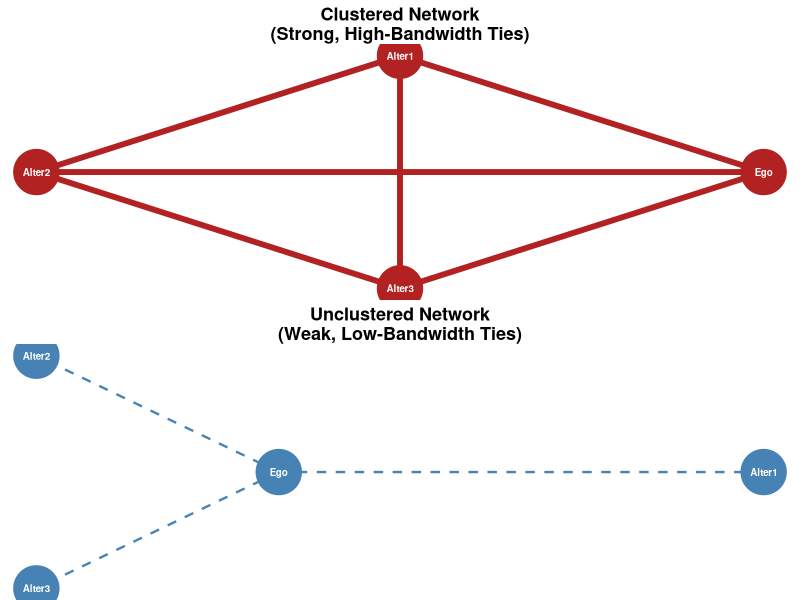
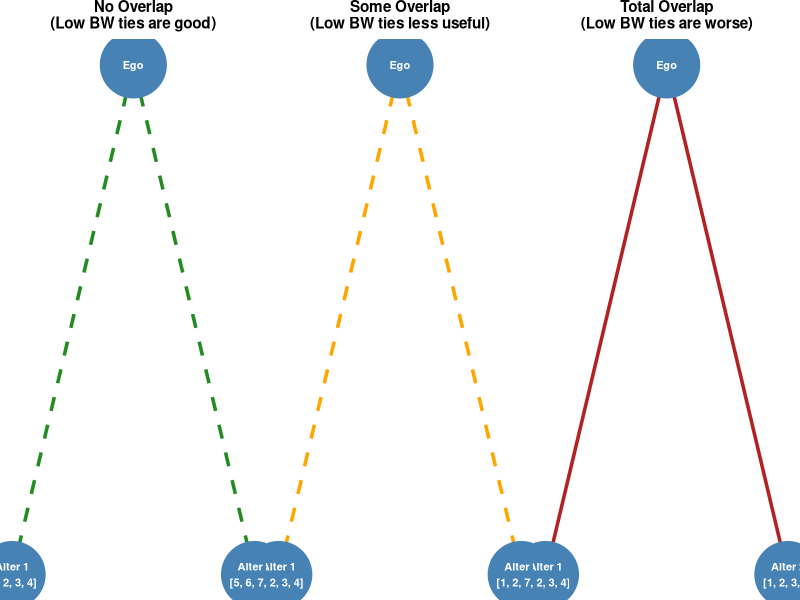
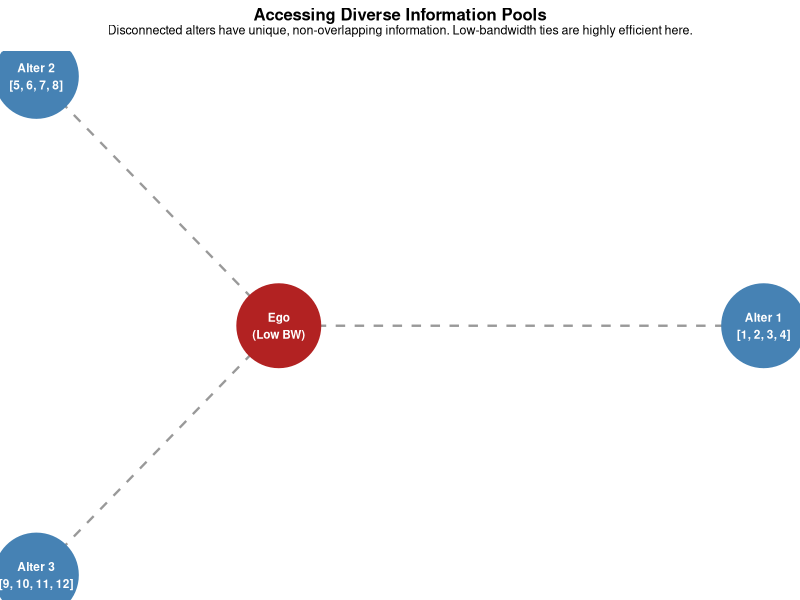
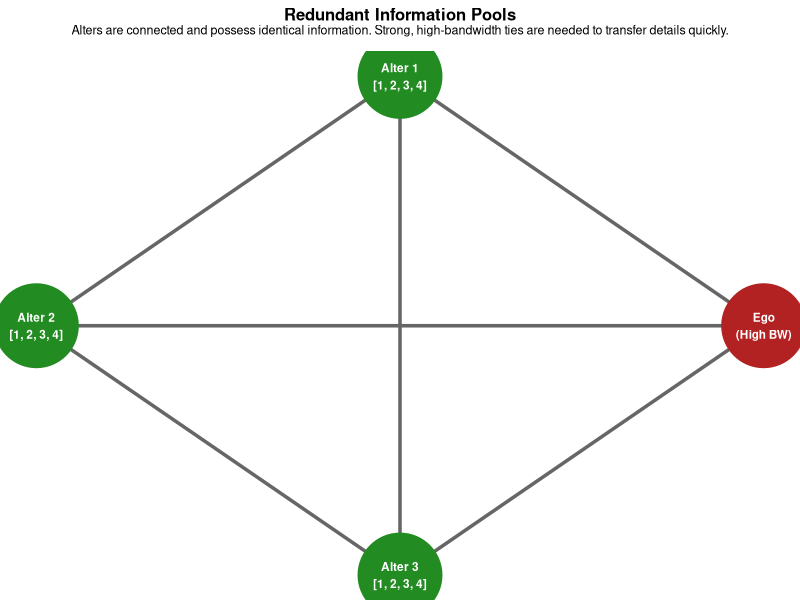

Write R code to recreate these figures, in order.
library(igraph)
library(ggraph)
library(ggplot2)
library(gridExtra)

# --- Plot 1: Clustered vs. Unclustered Networks ---
# Clustered
g_clust <- graph_from_literal(Ego-Alter1, Ego-Alter2, Ego-Alter3, Alter1-Alter2, Alter2-Alter3, Alter3-Alter1)
set.seed(42)
p_clust <- ggraph(g_clust, layout = 'circle') +
  geom_edge_link(color = "firebrick", width = 2) +
  geom_node_point(color = "firebrick", size = 15) +
  geom_node_text(aes(label = name), color = "white", fontface = "bold", size = 2.5) +
  labs(title = "Clustered Network\n(Strong, High-Bandwidth Ties)") +
  theme_void() +
  theme(plot.title = element_text(face = "bold", size = 13, hjust = 0.5))

# Unclustered
g_unclust <- graph_from_literal(Ego-Alter1, Ego-Alter2, Ego-Alter3)
p_unclust <- ggraph(g_unclust, layout = 'star') +
  geom_edge_link(color = "steelblue", width = 0.8, linetype = "dashed") +
  geom_node_point(color = "steelblue", size = 15) +
  geom_node_text(aes(label = name), color = "white", fontface = "bold", size = 2.5) +
  labs(title = "Unclustered Network\n(Weak, Low-Bandwidth Ties)") +
  theme_void() +
  theme(plot.title = element_text(face = "bold", size = 13, hjust = 0.5))

p1_combined <- grid.arrange(p_clust, p_unclust, nrow = 2)
ggsave("images/dbt-clustering-bandwidth.png", p1_combined, width = 4.5, height = 5.6, dpi = 300)
print("Saved images/dbt-clustering-bandwidth.png")


# --- Plot 2: Diverse Information Pools (Non-Overlapping) ---
g_div <- graph_from_literal(Ego-Alter1, Ego-Alter2, Ego-Alter3)
nodes_div <- data.frame(
  name = c("Ego", "Alter1", "Alter2", "Alter3"),
  label = c("Ego\n(Low BW)", "Alter 1\n[1, 2, 3, 4]", "Alter 2\n[5, 6, 7, 8]", "Alter 3\n[9, 10, 11, 12]"),
  color = c("firebrick", "steelblue", "steelblue", "steelblue")
)
g_div <- graph_from_data_frame(as_data_frame(g_div), vertices = nodes_div, directed = FALSE)

p_div <- ggraph(g_div, layout = 'star') +
  geom_edge_link(color = "gray60", width = 0.8, linetype = "dashed") +
  geom_node_point(aes(color = color), size = 28) +
  geom_node_text(aes(label = label), color = "white", fontface = "bold", size = 3) +
  scale_color_identity() +
  labs(title = "Accessing Diverse Information Pools",
       subtitle = "Disconnected alters have unique, non-overlapping information. Low-bandwidth ties are highly efficient here.") +
  theme_void() +
  theme(plot.title = element_text(face = "bold", size = 12, hjust = 0.5),
        plot.subtitle = element_text(size = 9, hjust = 0.5, margin = margin(b = 10)))

ggsave("images/dbt-diverse-pools.png", p_div, width = 6, height = 5, dpi = 300)
print("Saved images/dbt-diverse-pools.png")


# --- Plot 3: Redundant Information Pools (Overlapping & Connected) ---
g_red <- graph_from_literal(Ego-Alter1, Ego-Alter2, Ego-Alter3, Alter1-Alter2, Alter2-Alter3, Alter3-Alter1)
nodes_red <- data.frame(
  name = c("Ego", "Alter1", "Alter2", "Alter3"),
  label = c("Ego\n(High BW)", "Alter 1\n[1, 2, 3, 4]", "Alter 2\n[1, 2, 3, 4]", "Alter 3\n[1, 2, 3, 4]"),
  color = c("firebrick", "forestgreen", "forestgreen", "forestgreen")
)
g_red <- graph_from_data_frame(as_data_frame(g_red), vertices = nodes_red, directed = FALSE)

p_red <- ggraph(g_red, layout = 'circle') +
  geom_edge_link(color = "gray40", width = 1.2) +
  geom_node_point(aes(color = color), size = 28) +
  geom_node_text(aes(label = label), color = "white", fontface = "bold", size = 3) +
  scale_color_identity() +
  labs(title = "Redundant Information Pools",
       subtitle = "Alters are connected and possess identical information. Strong, high-bandwidth ties are needed to transfer details quickly.") +
  theme_void() +
  theme(plot.title = element_text(face = "bold", size = 12, hjust = 0.5),
        plot.subtitle = element_text(size = 9, hjust = 0.5, margin = margin(b = 10)))

ggsave("images/dbt-redundant-pools.png", p_red, width = 6, height = 5, dpi = 300)
print("Saved images/dbt-redundant-pools.png")


# --- Plot 4: Overlap Spectrum ---
# Create small graphs for No Overlap, Some Overlap, Total Overlap
plot_sub <- function(label1, label2, title, edge_color, line_type) {
  g <- graph_from_literal(Ego-Alter1, Ego-Alter2)
  nodes <- data.frame(
    name = c("Ego", "Alter1", "Alter2"),
    label = c("Ego", label1, label2)
  )
  g <- graph_from_data_frame(as_data_frame(g), vertices = nodes, directed = FALSE)
  
  layout_matrix <- matrix(c(
     0.0,  0.5, # Ego
    -0.8, -0.5, # Alter 1
     0.8, -0.5  # Alter 2
  ), ncol = 2, byrow = TRUE)
  
  ggraph(g, layout = layout_matrix) +
    geom_edge_link(color = edge_color, width = 1.2, linetype = line_type) +
    geom_node_point(color = "steelblue", size = 22) +
    geom_node_text(aes(label = label), color = "white", fontface = "bold", size = 2.8) +
    labs(title = title) +
    theme_void() +
    theme(plot.title = element_text(face = "bold", size = 11, hjust = 0.5, margin = margin(b = 5)))
}

p_no <- plot_sub("Alter 1\n[1, 2, 3, 4]", "Alter 2\n[5, 6, 7, 8]", "No Overlap\n(Low BW ties are good)", "forestgreen", "dashed")
p_some <- plot_sub("Alter 1\n[1, 2, 3, 4]", "Alter 2\n[1, 2, 7, 8]", "Some Overlap\n(Low BW ties less useful)", "orange", "dashed")
p_total <- plot_sub("Alter 1\n[1, 2, 3, 4]", "Alter 2\n[1, 2, 3, 4]", "Total Overlap\n(Low BW ties are worse)", "firebrick", "solid")

p4_combined <- grid.arrange(p_no, p_some, p_total, ncol = 3)
ggsave("images/dbt-overlap-spectrum.png", p4_combined, width = 8, height = 3.5, dpi = 300)
print("Saved images/dbt-overlap-spectrum.png")
